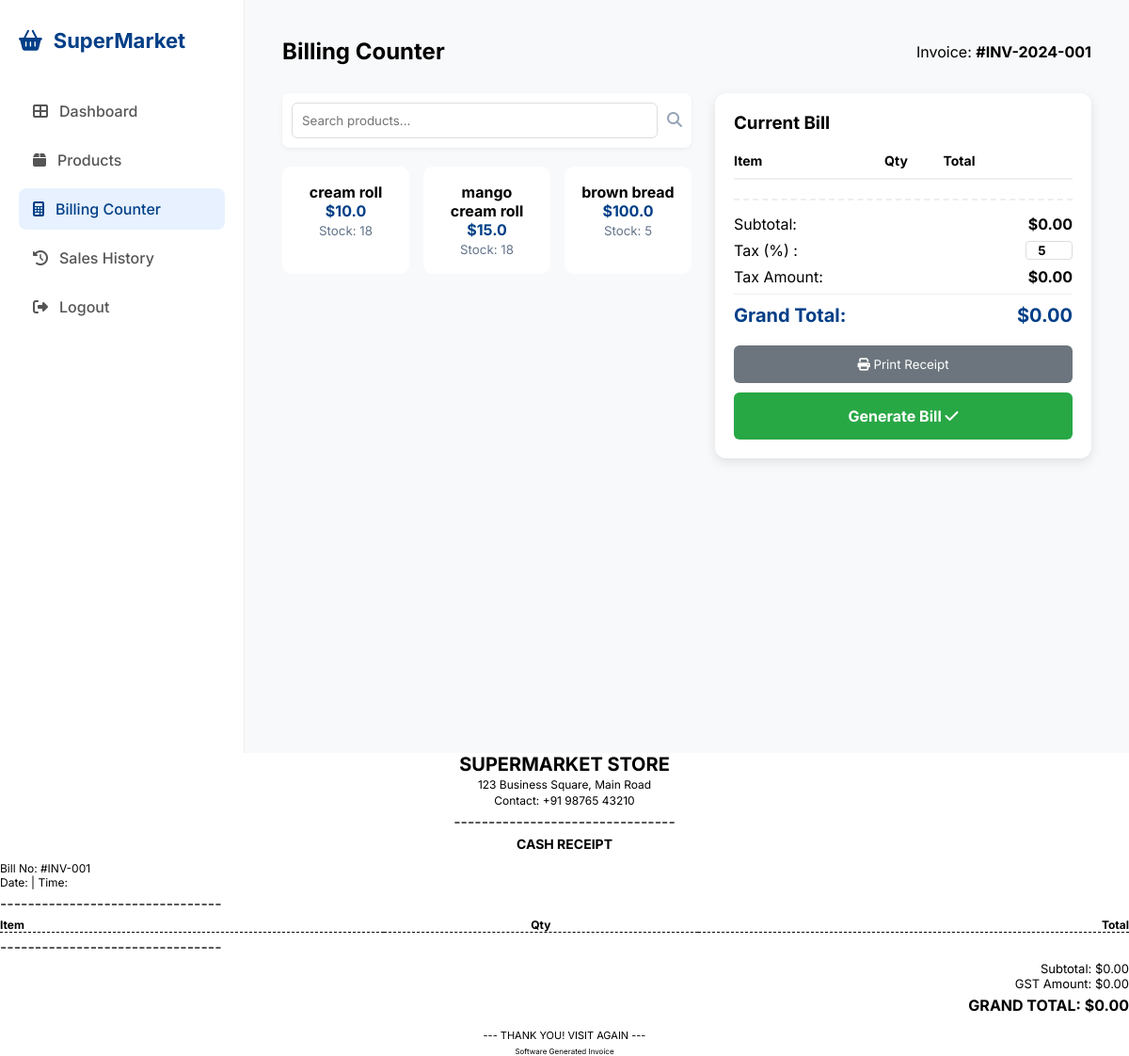
Before: /billing (signed in) with the older database file.
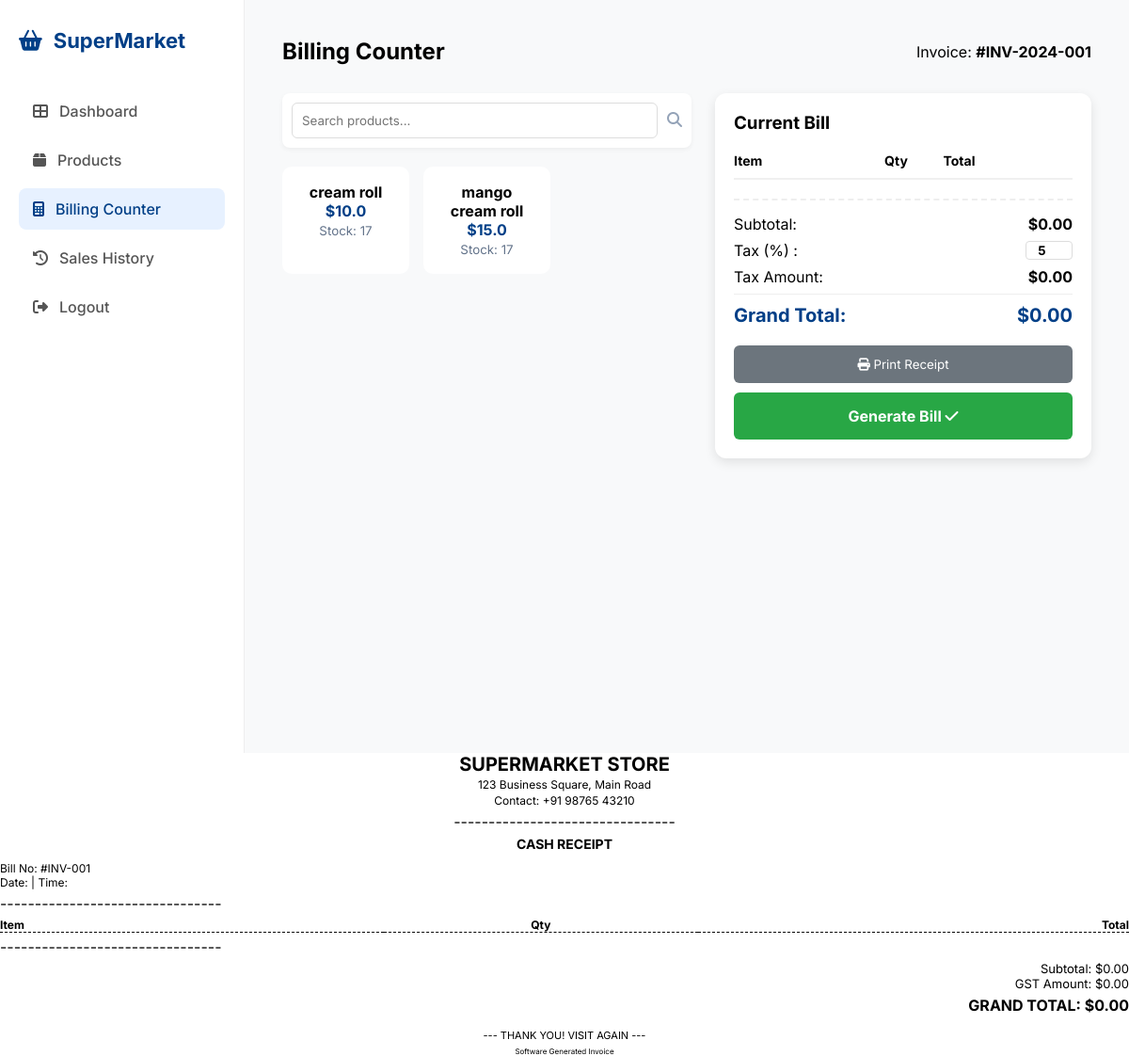
After: the same page with the newer database file.
### tables this page shows
CREATE TABLE products (
            id INTEGER PRIMARY KEY AUTOINCREMENT,
            name TEXT NOT NULL,
            category TEXT NOT NULL,
            price REAL NOT NULL,
            stock INTEGER NOT NULL
        );

### app.py (the view)
@app.route('/billing')
def billing():
    if 'user' not in session:
        return redirect(url_for('login'))
    conn = get_db_connection()
    db_products = conn.execute('SELECT * FROM products').fetchall()
    conn.close()
    return render_template('billing.html', products=db_products)

### app.py (called while the page is built)
def get_db_connection():
    conn = sqlite3.connect('supermarket.db')
    conn.row_factory = sqlite3.Row
    return conn

### templates/billing.html (shortened to what the changed rows need)
<!DOCTYPE html>
<html lang="en">
<head>
    <link rel="stylesheet" href="https://cdnjs.cloudflare.com/ajax/libs/font-awesome/6.4.0/css/all.min.css">
    <link rel="stylesheet" href="{{ url_for('static', filename='style.css') }}">
</head>
<body class="dashboard-page">
    <div class="dashboard-wrapper">
        <main class="main-content">
            <header class="top-header">
                <h2>Billing Counter</h2>
            </header>
            <div class="billing-container">
                <div class="selection-area">
                    <div class="quick-products-grid">
                        {% for item in products %}
                        <div class="p-card" onclick="addToBill('{{ item['name'] }}', {{ item['price'] }})">
                            <p><strong>{{ item['name'] }}</strong></p>
                            <span style="color: #003f87; font-weight: bold;">${{ item['price'] }}</span>
                            <br>
                            <small style="color: #64748b;">Stock: {{ item['stock'] }}</small>
                        </div>
                        {% endfor %}
                    </div>
                </div>
                <div class="bill-card">
                    <table class="bill-table">
                        <thead>
                            <tr>
                                <th>Item</th>
                                <th style="text-align: center;">Qty</th>
                                <th>Total</th>
                            </tr>
                        </thead>
                    </table>
                </div>
            </div>
        </main>
    </div>
    <div id="thermal-receipt" class="print-only">
        <div class="receipt-header" style="text-align: center;">
            <h1 style="font-size: 20px; margin: 0;">SUPERMARKET STORE</h1>
        </div>
        <table style="width: 100%; font-size: 12px; border-collapse: collapse;">
            <thead>
                <tr style="border-bottom: 1px dashed #000;">
                    <th style="text-align: left;">Item</th>
                    <th style="text-align: center;">Qty</th>
                    <th style="text-align: right;">Total</th>
                </tr>
            </thead>
        </table>
    </div>
</body>
</html>

Changed rows visible on the page:
removed products: name "brown bread", price "100.0", stock "5"
changed products "cream roll": stock "18" → "17"
changed products "mango cream roll": stock "18" → "17"
